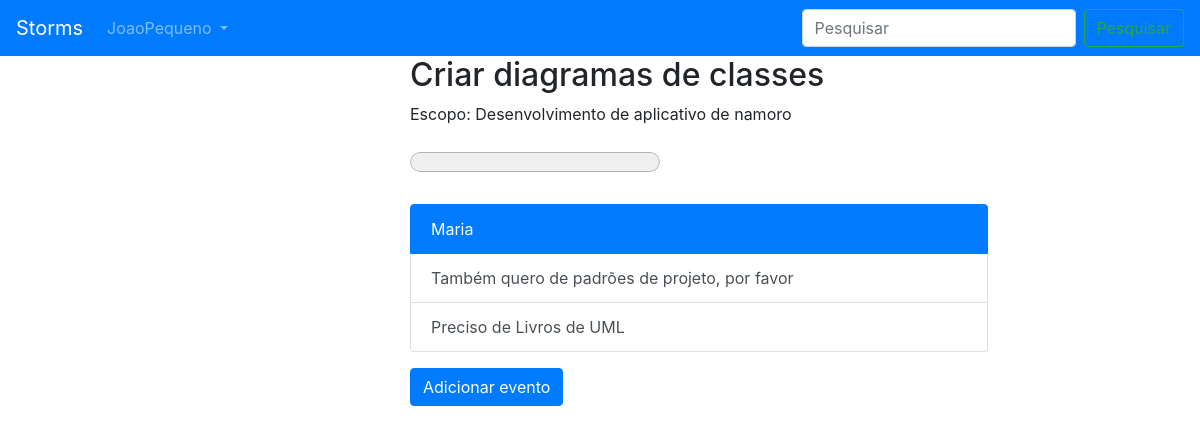
/atributo/1/ (signed in), run on an earlier commit of the app's database.
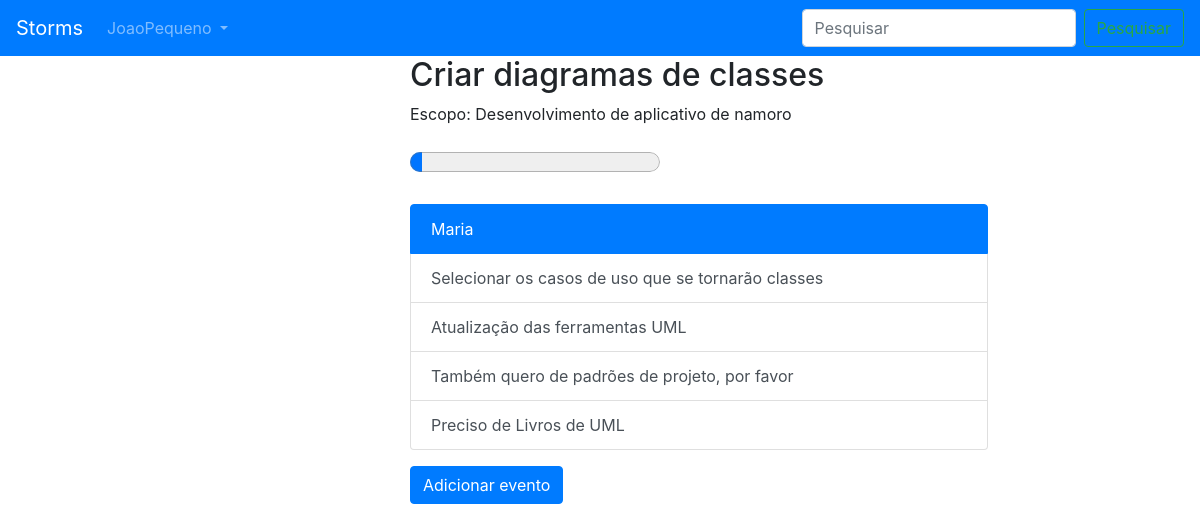
And on a later commit of the database.
### api/models.py (models this page shows, shortened)
class Atributo(models.Model):
	owner = models.ForeignKey('auth.User', related_name='owneratributo', on_delete=models.CASCADE)
	descricao = models.CharField(max_length=256)
	responsavel = models.ForeignKey(User, on_delete=models.CASCADE, related_name='responsavel', null=True)
	andamento = models.IntegerField(default=0)
	scopo = models.ForeignKey(Scopo, on_delete=models.CASCADE, related_name='atributos')

class Comentario(models.Model):
	owner = models.ForeignKey('auth.User', related_name='ownercomentario', on_delete=models.CASCADE)
	conteudo = models.CharField(max_length=256)
	date_time = models.DateTimeField(auto_now_add=True)
	atributo = models.ForeignKey(Atributo, on_delete=models.CASCADE, related_name='comentarios')
	class Meta:
		ordering = ('-date_time',)

### webapp/views.py (the view)
# urls.py: path('atributo/<int:id>/', views.get_atributo, name='atributo'),
@login_required
def get_atributo(request, id):
	atributo = Atributo.objects.get(id=id)
	return render(request, 'webapp/atributo.html',{'perfil_logado': get_user(request),'atributo':atributo})

### api/models.py (called while the page is built)
	def __str__(self):
		return self.descricao

### webapp/views.py (called while the page is built)
@login_required
def get_user(request):
	return request.user

### webapp/templates/webapp/atributo.html (shortened to what this page needs)
{% extends "webapp/base.html" %}
{% block body %}
<h2>{{ atributo.descricao }}</h2>
<p>Escopo: {{atributo.scopo}}</p>
<progress value="{{atributo.andamento}}" max="100" style="width: 250px; height: 40px;"></progress>
<div class="list-group col-md-9">
  <a href="#" class="list-group-item list-group-item-action active">
    {{atributo.responsavel}}
  </a>
  	{% for comentario in atributo.comentarios.all %}
		<a href="#" class="list-group-item list-group-item-action">{{ comentario.conteudo }}</a>
	{% endfor %}
</div>
<button type="button" class="btn btn-primary" data-toggle="modal" data-target="#atributo{{ atributo.id }}">
  		Adicionar evento
	</button>
{% endblock %}

What changed in the data, as far as the page shows it:
changed Atributo "Criar diagramas de classes": andamento 0 → 5 (drawn)
added Comentario: conteudo "Selecionar os casos de uso que se tornarão classes"
added Comentario: conteudo "Atualização das ferramentas UML"
